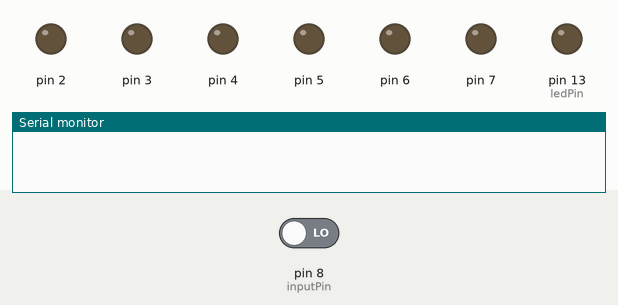
The sketch below on a simulated Arduino Uno, built with avr-gcc and run on an emulated ATmega328P. Parts: output pins drawn as LEDs (lit = HIGH), the last lines printed to the serial monitor. The test bench sets the inputs (shaded band); at power-on: pin 8 (inputPin) LOW.

Above: at 1.2 s.
1.3 s: pin 8 (inputPin) driven HIGH
At 1.7 s:
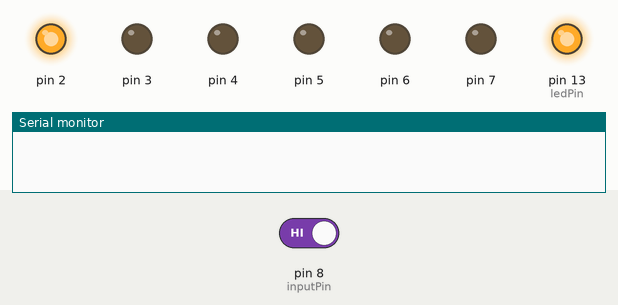
At 2.2 s:
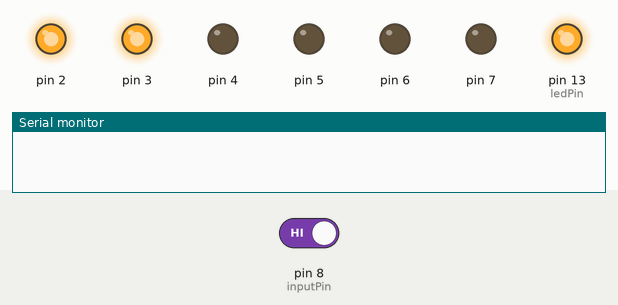
4.3 s: pin 8 (inputPin) driven LOW
At 4.7 s:
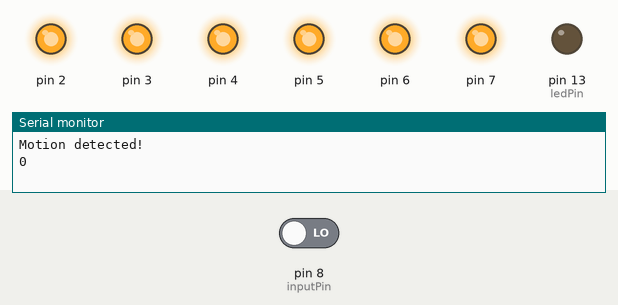
Timing chart, 0 to 8.8 s (numbered marks = the images above; inputs shaded):
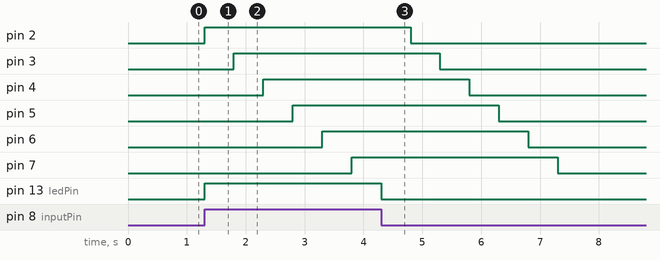

The sketch:

pir__sensor_.ino
```cpp
int ledPin = 13;                // choose the pin for the LED
int inputPin = 8;               // choose the input pin (for PIR sensor)
//int buzzPin = 7;
int buzzState = LOW;
int pirState = LOW;             // we start, assuming no motion detected
int val = 0;                    // variable for reading the pin status
int totalDetects = 0;
//int sensorValue = 5;
//int sensorLow = 1023;
//int sensorHigh = 0;

int timer = 500;

void setup() {
  pinMode(ledPin, OUTPUT);      // declare LED as output
  pinMode(inputPin, INPUT);     // declare sensor as input
//  pinMode(buzzPin, OUTPUT);
  for (int thisPin = 2; thisPin < 8; thisPin++) {
    pinMode(thisPin, OUTPUT);
  }
  Serial.begin(9600);
}

void loop(){
//  digitalWrite(buzzPin, HIGH);

//  int pitch = map(sensorValue, sensorLow, sensorHigh, 50, 4000);

  val = digitalRead(inputPin);  // read input value
  if (val == HIGH) {            // check if the input is HIGH
//    digitalWrite(buzzPin, HIGH);

    digitalWrite(ledPin, HIGH);  // turn LED ON
    if (pirState == LOW) {
      // we have just turned on
      for (int thisPin = 2; thisPin < 8; thisPin++) {
          //  turn the pin on:
          digitalWrite(thisPin, HIGH);
          delay(timer);
          // turn the pin off:

        }

      Serial.println("Motion detected!");

//      tone(7, 50);
      Serial.println(totalDetects);
      totalDetects ++;
      // We only want to print on the output change, not state
      pirState = HIGH;
    }
  } else {
    digitalWrite(ledPin, LOW); // turn LED OFF
    if (pirState == HIGH){
      // we have just turned of
            for (int thisPin = 2; thisPin < 8; thisPin++) {
          //  turn the pin on:
          digitalWrite(thisPin, HIGH);
          delay(timer);
          // turn the pin off:
          digitalWrite(thisPin, LOW);
        }
      Serial.println("Motion ended!");
//      buzzState = LOW;

      // We only want to print on the output change, not state
      pirState = LOW;
//      noTone(7);
      delay(300);
    }
  }
}
```

Measured:
- after the input at 1.3 s, pin 2, pin 13 (ledPin): LOW → HIGH at once; pin 3: LOW → HIGH after 0.50 s; pin 4: LOW → HIGH after 1.0 s; pin 5: LOW → HIGH after 1.5 s; pin 6: LOW → HIGH after 2.0 s
- after the input at 4.3 s, pin 2: HIGH → LOW after 0.50 s; pin 3: HIGH → LOW after 1.0 s; pin 4: HIGH → LOW after 1.5 s; pin 5: HIGH → LOW after 2.0 s; pin 6: HIGH → LOW after 2.5 s
